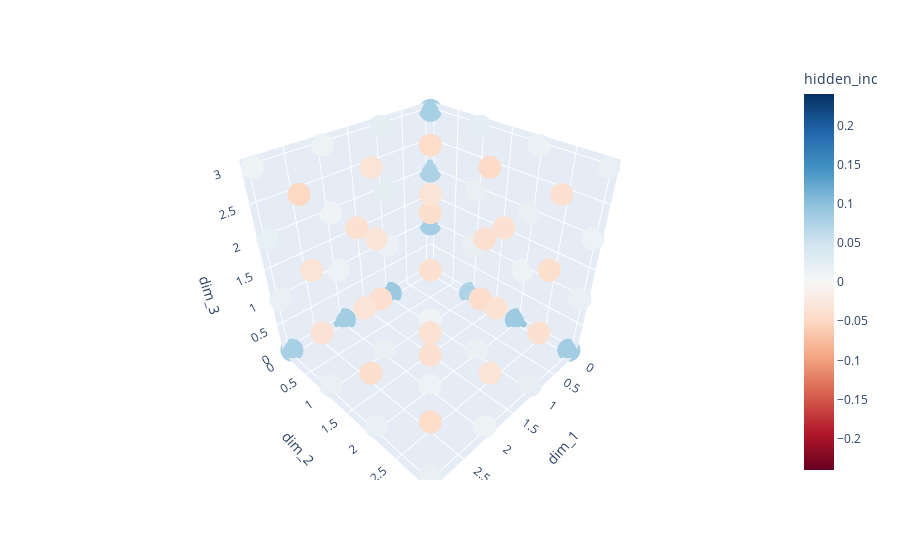

Write notebook code for a chart like this one.
### Markdown cell above
Interpretation: If correct, decrease the value of the card of interest. Increase the value of cards sharing one feature. Decrease the value of cards sharing no features.

### Code cell
lim = 0.24
px.scatter_3d(
    coords, 
    x='dim_1',
    y='dim_2',
    z='dim_3',
    color='hidden_inc',
    range_color=[-lim,lim], 
    color_continuous_scale='RdBu'
)

### Figure 1 — Plotly figure (JSON) as saved in the notebook; plotly's stock layout.template omitted (floating-point values rounded to 4 significant figures)
{"data": [{"hovertemplate": "dim_1=%{x}<br>dim_2=%{y}<br>dim_3=%{z}<br>hidden_inc=%{marker.color}<extra></extra>", "legendgroup": "", "marker": {"color": [0.05399, 0.08299, 0.07577, 0.07919, 0.07436, 0.01747, 0.01814, 0.02361, 0.08841, 0.01203, 0.01806, 0.01511, 0.08386, 0.01898, 0.01393, 0.01892, 0.08925, 0.01539, 0.02421, 0.02447, 0.01017, -0.02775, -0.0427, -0.04495, 0.01606, -0.04415, -0.04015, -0.0473, 0.02048, -0.03923, -0.04196, -0.03773, 0.08387, 0.01387, 0.01068, 0.01206, 0.01667, -0.0411, -0.03041, -0.03283, 0.01422, -0.03618, -0.04043, -0.0334, 0.01297, -0.03352, -0.03565, -0.03699, 0.08025, 0.0187, 0.01975, 0.01144, 0.018, -0.03534, -0.03276, -0.04986, 0.01597, -0.04227, -0.03226, -0.03701, 0.01873, -0.04629, -0.03747, -0.03829], "coloraxis": "coloraxis", "symbol": "circle"}, "mode": "markers", "name": "", "scene": "scene", "showlegend": false, "type": "scatter3d", "x": [0, 0, 0, 0, 0, 0, 0, 0, 0, 0, 0, 0, 0, 0, 0, 0, 1, 1, 1, 1, 1, 1, 1, 1, 1, 1, 1, 1, 1, 1, 1, 1, 2, 2, 2, 2, 2, 2, 2, 2, 2, 2, 2, 2, 2, 2, 2, 2, 3, 3, 3, 3, 3, 3, 3, 3, 3, 3, 3, 3, 3, 3, 3, 3], "y": [0, 0, 0, 0, 1, 1, 1, 1, 2, 2, 2, 2, 3, 3, 3, 3, 0, 0, 0, 0, 1, 1, 1, 1, 2, 2, 2, 2, 3, 3, 3, 3, 0, 0, 0, 0, 1, 1, 1, 1, 2, 2, 2, 2, 3, 3, 3, 3, 0, 0, 0, 0, 1, 1, 1, 1, 2, 2, 2, 2, 3, 3, 3, 3], "z": [0, 1, 2, 3, 0, 1, 2, 3, 0, 1, 2, 3, 0, 1, 2, 3, 0, 1, 2, 3, 0, 1, 2, 3, 0, 1, 2, 3, 0, 1, 2, 3, 0, 1, 2, 3, 0, 1, 2, 3, 0, 1, 2, 3, 0, 1, 2, 3, 0, 1, 2, 3, 0, 1, 2, 3, 0, 1, 2, 3, 0, 1, 2, 3]}], "layout": {"coloraxis": {"cmax": 0.24, "cmin": -0.24, "colorbar": {"title": {"text": "hidden_inc"}}, "colorscale": [[0, "rgb(103,0,31)"], [0.1, "rgb(178,24,43)"], [0.2, "rgb(214,96,77)"], [0.3, "rgb(244,165,130)"], [0.4, "rgb(253,219,199)"], [0.5, "rgb(247,247,247)"], [0.6, "rgb(209,229,240)"], [0.7, "rgb(146,197,222)"], [0.8, "rgb(67,147,195)"], [0.9, "rgb(33,102,172)"], [1, "rgb(5,48,97)"]]}, "legend": {"tracegroupgap": 0}, "margin": {"t": 60}, "scene": {"domain": {"x": [0, 1], "y": [0, 1]}, "xaxis": {"title": {"text": "dim_1"}}, "yaxis": {"title": {"text": "dim_2"}}, "zaxis": {"title": {"text": "dim_3"}}}}}
